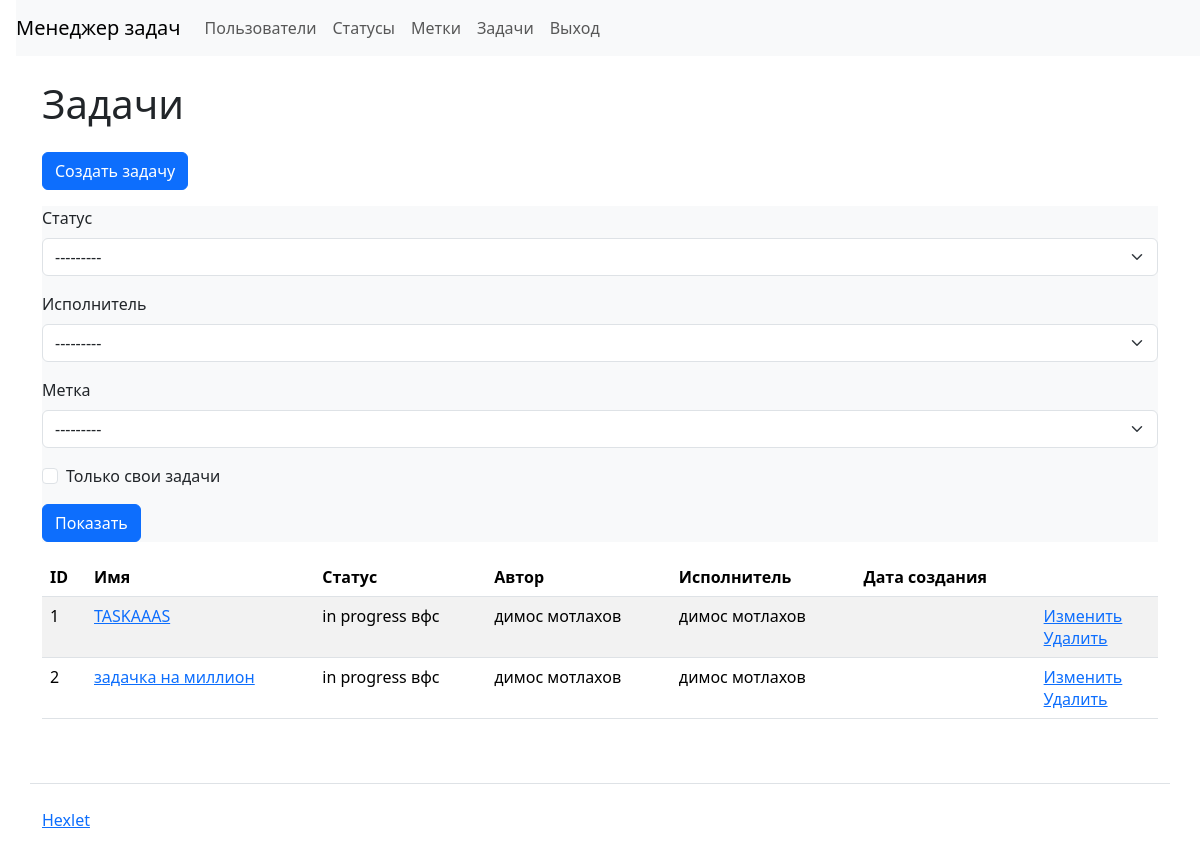
Page /tasks/ (signed in) on the committed database.
### task_manager/tasks/models.py (models this page shows, shortened)
class Task(models.Model):
    name = models.CharField(
        max_length=100,
        verbose_name=_("Name"),
        unique=True,
    )
    description = models.CharField(
        max_length=1000,
        verbose_name=_("Description"),
        blank=True,
    )
    creator = models.ForeignKey(
        User,
        on_delete=models.PROTECT,
        verbose_name=_("Creator"),
        related_name="creator"
    )
    executor = models.ForeignKey(
        User,
        on_delete=models.PROTECT,
        null=True,
        blank=True,
        verbose_name=_("Executor"),
        related_name="executor"
    )
    status = models.ForeignKey(
        Status,
        on_delete=models.PROTECT,
        verbose_name=_("Status"),
        related_name="status",
    )
    labels = models.ManyToManyField(
        Label,
        through="TasksRelationLabels",
        blank=True,
        verbose_name=_("Labels"),
        related_name="labels",
    )
    created_at = models.DateTimeField(
        auto_now_add=True,
        verbose_name=_("Date of creation")
    )
    class Meta:
        verbose_name = _("Task")
        verbose_name_plural = _("Tasks")

### task_manager/statuses/models.py (models this page shows)
class Status(models.Model):
    name = models.CharField(
        max_length=200,
        verbose_name=_("Name"),
        unique=True,
    )
    created_at = models.DateTimeField(
        auto_now_add=True,
        verbose_name=_("Creation date"),
    )
    def __str__(self):
        return self.name
    class Meta:
        verbose_name = _("Status")
        verbose_name_plural = _("Statuses")

### task_manager/users/models.py (models this page shows)
class User(AbstractUser):
    def __str__(self):
        return self.get_full_name()
    class Meta:
        verbose_name = _("User")
        verbose_name_plural = _("Users")

### task_manager/tasks/views.py (the view)
# urls.py: path('', views.TasksListView.as_view(), name='tasks'),
class TasksListView(CustomLoginMixin, FilterView):
    model = Task
    template_name = "tasks/tasks.html"
    context_object_name = "tasks"
    filterset_class = TaskFilter
    extra_context = {
        "button_text": _("Show"),
    }

### task_manager/labels/models.py (called while the page is built)
    def __str__(self):
        return self.name

### task_manager/mixins.py (called while the page is built)
    def dispatch(self, request, *args, **kwargs):
        if not request.user.is_authenticated:
            message = _("You are not authorized! Please log in")
            messages.error(request, message)
            return redirect(self.login_url)
        return super().dispatch(request, *args, **kwargs)

### task_manager/templates/tasks/tasks.html
{% extends "base.html" %}
{% load django_bootstrap5 %}
{% load i18n %}
{% block content %}
  <main>
    <h1 class="my-4">{% translate "Tasks" %}</h1>
    <a class="btn btn-primary mb-3" href="{% url 'task_create' %}">{% translate "Create task" %}</a>
    <div class="card-body bg-light">
      <form method="get">
        {% bootstrap_form filter.form %}
        <input class="btn btn-primary" type="submit" value="{% translate 'Show' %}">
      </form>
    </div>
    <table class="table table-striped">
      <thead>
        <tr>
          <th>ID</th>
          <th>{% translate "Name" %}</th>
          <th>{% translate "Status" %}</th>
          <th>{% translate "Author" %}</th>
          <th>{% translate "Executor" %}</th>
          <th>{% translate "Create date" %}</th>
          <th></th>
        </tr>
      </thead>
      <tbody>
      {% for task in filter.qs %}
          <tr>
            <td>{{ task.id }}</td>
            <td><a href="{% url 'show_task' task.id %}">{{ task.name }}</a></td>
            <td>{{ task.status }}</td>
            <td>{{ task.creator }}</td>
            {% if task.executor %}
            <td>{{ task.executor }}</td>
            {% else %}
            <td></td>
            {% endif %}
            <td>{{ task.timestamp }}</td>
            <td>
              <a href="{% url 'task_update' task.id %}">{% translate "Change" %}</a>
              <br>
              <a href="{% url 'task_delete' task.id %}">{% translate "Delete" %}</a>
            </td>
          </tr>
      {% endfor %}
      </tbody>
    </table>
  </main>
{% endblock %}

### rows in the picture
Task: id "1", name "TASKAAAS", status "in progress вфc", creator "димос мотлахов", executor "димос мотлахов"
Task: id "2", name "задачка на миллион", status "in progress вфc", creator "димос мотлахов", executor "димос мотлахов"
